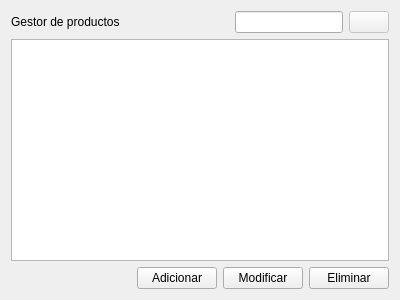
<?xml version="1.0" encoding="UTF-8"?>
<ui version="4.0">
 <class>ProductManager</class>
 <widget class="QWidget" name="ProductManager">
  <property name="geometry">
   <rect>
    <x>0</x>
    <y>0</y>
    <width>400</width>
    <height>300</height>
   </rect>
  </property>
  <property name="windowTitle">
   <string>Form</string>
  </property>
  <layout class="QVBoxLayout" name="verticalLayout">
   <item>
    <layout class="QHBoxLayout" name="horizontalLayout_2">
     <item>
      <widget class="QLabel" name="label">
       <property name="text">
        <string>Gestor de productos</string>
       </property>
      </widget>
     </item>
     <item>
      <spacer name="horizontalSpacer_2">
       <property name="orientation">
        <enum>Qt::Horizontal</enum>
       </property>
       <property name="sizeHint" stdset="0">
        <size>
         <width>40</width>
         <height>20</height>
        </size>
       </property>
      </spacer>
     </item>
     <item>
      <widget class="QLineEdit" name="searchEdit">
       <property name="sizePolicy">
        <sizepolicy hsizetype="Minimum" vsizetype="Fixed">
         <horstretch>0</horstretch>
         <verstretch>0</verstretch>
        </sizepolicy>
       </property>
      </widget>
     </item>
     <item>
      <widget class="QPushButton" name="searchButton">
       <property name="enabled">
        <bool>false</bool>
       </property>
       <property name="text">
        <string/>
       </property>
       <property name="icon">
        <iconset resource="utils.qrc">
         <normaloff>:/icons/search_48.png</normaloff>:/icons/search_48.png</iconset>
       </property>
      </widget>
     </item>
    </layout>
   </item>
   <item>
    <widget class="QTableView" name="tableView">
     <property name="styleSheet">
      <string notr="true">selection-background-color: rgb(85, 170, 255);
selection-color: rgb(255, 255, 255);</string>
     </property>
     <property name="editTriggers">
      <set>QAbstractItemView::NoEditTriggers</set>
     </property>
     <property name="alternatingRowColors">
      <bool>true</bool>
     </property>
     <property name="selectionMode">
      <enum>QAbstractItemView::SingleSelection</enum>
     </property>
     <property name="selectionBehavior">
      <enum>QAbstractItemView::SelectRows</enum>
     </property>
     <property name="sortingEnabled">
      <bool>true</bool>
     </property>
     <attribute name="horizontalHeaderHighlightSections">
      <bool>false</bool>
     </attribute>
     <attribute name="horizontalHeaderStretchLastSection">
      <bool>true</bool>
     </attribute>
     <attribute name="verticalHeaderVisible">
      <bool>false</bool>
     </attribute>
    </widget>
   </item>
   <item>
    <layout class="QHBoxLayout" name="horizontalLayout">
     <item>
      <spacer name="horizontalSpacer">
       <property name="orientation">
        <enum>Qt::Horizontal</enum>
       </property>
       <property name="sizeHint" stdset="0">
        <size>
         <width>40</width>
         <height>20</height>
        </size>
       </property>
      </spacer>
     </item>
     <item>
      <widget class="QPushButton" name="addButton">
       <property name="text">
        <string>Adicionar</string>
       </property>
       <property name="icon">
        <iconset resource="utils.qrc">
         <normaloff>:/icons/add_48.png</normaloff>:/icons/add_48.png</iconset>
       </property>
      </widget>
     </item>
     <item>
      <widget class="QPushButton" name="updateButton">
       <property name="text">
        <string>Modificar</string>
       </property>
       <property name="icon">
        <iconset resource="utils.qrc">
         <normaloff>:/icons/accepted_48.png</normaloff>:/icons/accepted_48.png</iconset>
       </property>
      </widget>
     </item>
     <item>
      <widget class="QPushButton" name="delButton">
       <property name="text">
        <string>Eliminar</string>
       </property>
       <property name="icon">
        <iconset resource="utils.qrc">
         <normaloff>:/icons/cancel_48.png</normaloff>:/icons/cancel_48.png</iconset>
       </property>
      </widget>
     </item>
    </layout>
   </item>
  </layout>
 </widget>
 <tabstops>
  <tabstop>searchEdit</tabstop>
  <tabstop>searchButton</tabstop>
  <tabstop>tableView</tabstop>
  <tabstop>addButton</tabstop>
  <tabstop>updateButton</tabstop>
  <tabstop>delButton</tabstop>
 </tabstops>
 <resources>
  <include location="utils.qrc"/>
 </resources>
 <connections/>
</ui>
